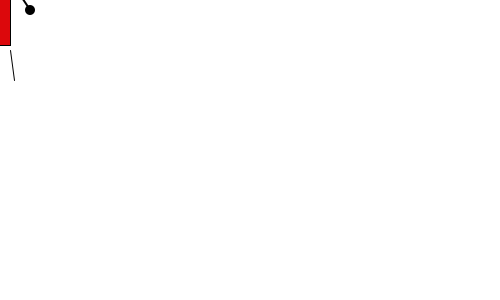
Frame 1 (no input)
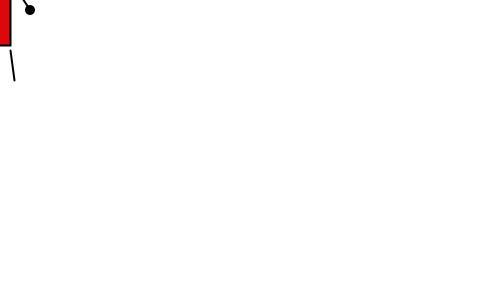
Frame 60 (the mouse pressed at the canvas centre just before this capture)
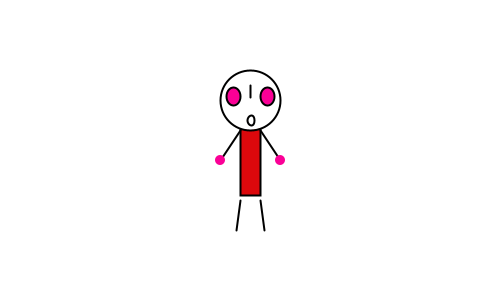
Frame 120 (the mouse held since frame 60 and released just before this capture)

The Processing sketch that drew these frames (run headless with seeded random() and noise(); from frame 60 on, the mouse is pressed at the canvas centre):

// Processing sketch: processing_127371
// ── processing_127371.pde

void setup() {
   
  size(500,300); 
  smooth();
  frameRate(30);
}
 
void draw() {
  
  background(255); 
   
 
  ellipseMode(CENTER);
  rectMode(CENTER);
  
   //body 
  stroke(0);
  fill(220,8,12);
  rect(mouseX,mouseY,20,90);
 
  //  head
  stroke(0);
  fill(255);
  ellipse(mouseX,mouseY-50,60,60);
  
 
  // eyes
  
  fill(mouseX,0,mouseY);
  ellipse(mouseX-17,mouseY-54,14,18);
  ellipse(mouseX+17,mouseY-54,14,18);
 
  //  legs
  stroke(0);
  
  line(mouseX-10,mouseY+50,pmouseX-14,pmouseY+80);
  line(mouseX+10,mouseY+50,pmouseX+14,pmouseY+80);
   
  //hands
stroke(1);
strokeWeight(2);
line(mouseX-10,mouseY-20,pmouseX-30,pmouseY+10);
line(mouseX+10,mouseY-20,pmouseX+30,pmouseY+10);
noStroke();
ellipse(pmouseX-30,pmouseY+10,10,10);
ellipse(pmouseX+30,pmouseY+10,10,10);
fill(255);
 
 
// looooooooongggg nose
ellipse(mouseX+7,mouseY-37,6,5);
ellipse(mouseX-7,mouseY-37,5,5);
rect(mouseX,mouseY-25,16,5);
stroke(1);
 
line(mouseX,mouseY-65,mouseX,mouseY-53);
 
//mouth
ellipse(mouseX+1,mouseY-30,7,10);
  
  fill(220,8,12);
   
 }
